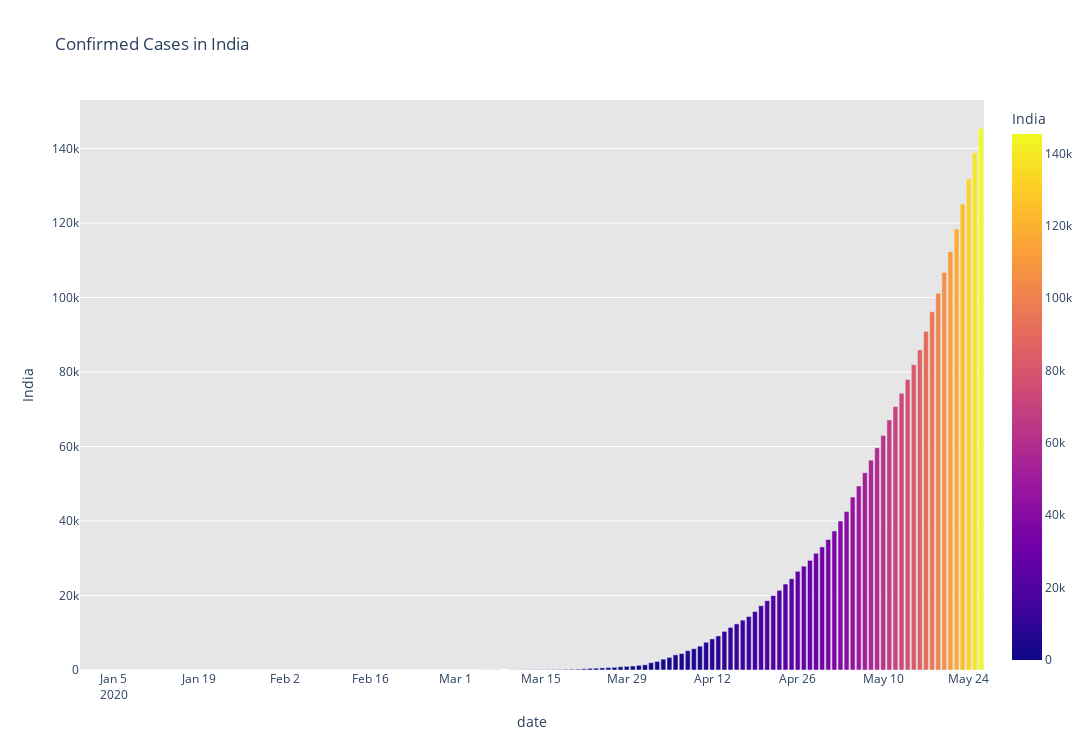

Notebook cell for this chart:
### Markdown cell above
### **Compare the trend between India and Brazil**

### Code cell
# Cumulation cases in India
fig = px.bar(dbd_World, x="date", y="India", color='India', orientation='v', height=750, width= 1500, title='Confirmed Cases in India', color_discrete_sequence = px.colors.cyclical.IceFire)

fig.update_layout(plot_bgcolor='rgb(230, 230, 230)')
fig.show()


# Cumulation cases in Brazil
fig = px.bar(dbd_World, x="date", y="Brazil", color='Brazil', orientation='v', height=750, width= 1500, title='Confirmed Cases in Brazil', color_discrete_sequence = px.colors.cyclical.IceFire)

fig.update_layout(plot_bgcolor='rgb(230, 230, 230)')
fig.show()

### Figure 1 — Plotly figure (JSON) as saved in the notebook; plotly's stock layout.template omitted (floating-point values rounded to 4 significant figures; data arrays with more than 128 entries replaced by an {"elided": "..."} marker saying what was removed)
{"data": [{"alignmentgroup": "True", "hovertemplate": "date=%{x}<br>India=%{marker.color}<extra></extra>", "legendgroup": "", "marker": {"color": {"elided": "148 int values"}, "coloraxis": "coloraxis"}, "name": "", "offsetgroup": "", "orientation": "v", "showlegend": false, "textposition": "auto", "type": "bar", "x": {"elided": "148 str values"}, "xaxis": "x", "y": {"elided": "148 int values"}, "yaxis": "y"}], "layout": {"barmode": "relative", "coloraxis": {"colorbar": {"title": {"text": "India"}}, "colorscale": [[0, "#0d0887"], [0.1111, "#46039f"], [0.2222, "#7201a8"], [0.3333, "#9c179e"], [0.4444, "#bd3786"], [0.5556, "#d8576b"], [0.6667, "#ed7953"], [0.7778, "#fb9f3a"], [0.8889, "#fdca26"], [1, "#f0f921"]]}, "height": 750, "legend": {"tracegroupgap": 0}, "plot_bgcolor": "rgb(230, 230, 230)", "title": {"text": "Confirmed Cases in India"}, "width": 1500, "xaxis": {"anchor": "y", "domain": [0, 1], "title": {"text": "date"}}, "yaxis": {"anchor": "x", "domain": [0, 1], "title": {"text": "India"}}}}
